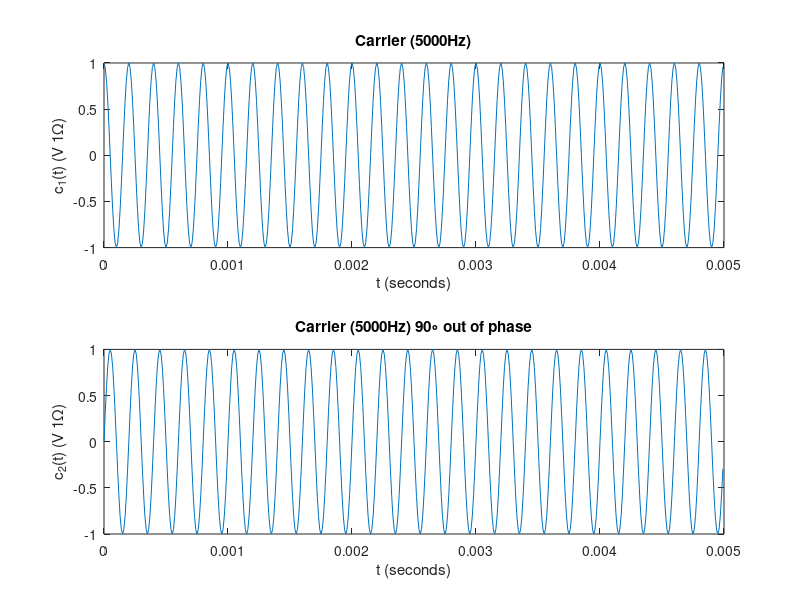
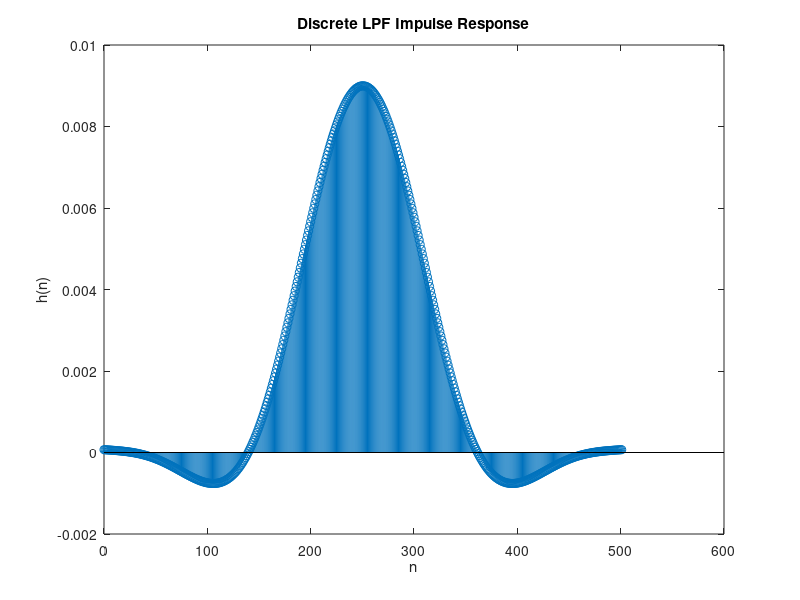
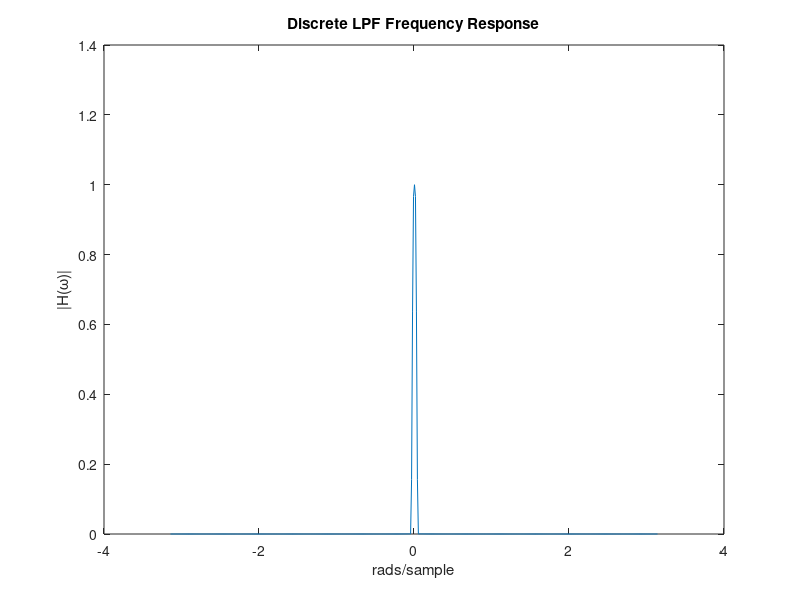
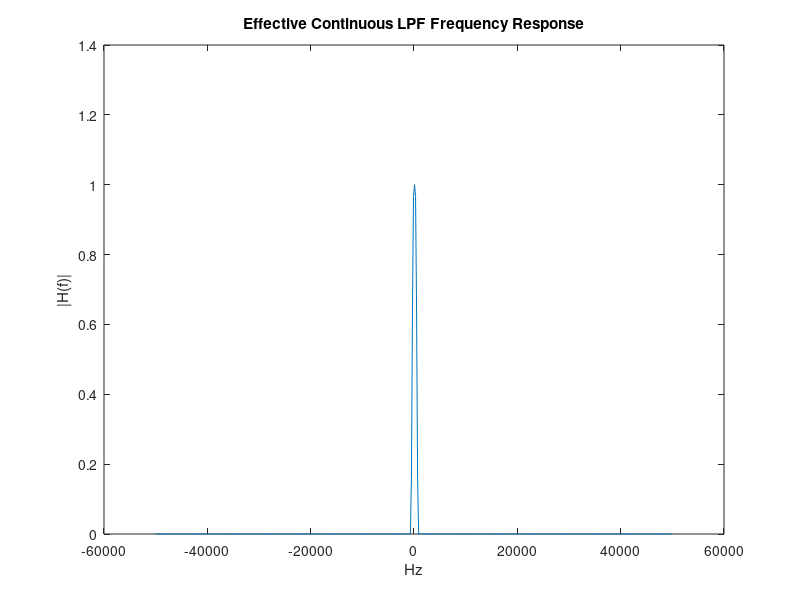

The MATLAB script that drew these images, in order:
%%%% Amplitude Modulation Simulation %%%%

clear 
close all
clc


%% Generate sampled 5000Hz Carrier 

% Set carrier frequency
carrier_freq = 5000;

% Set sampling frequency (must be > 2X highest frequency component in
% simulation)
sampling_frequency = 20*carrier_freq;
sampling_period = 1 / sampling_frequency;

% Set duration of simulation
num_samples = 10000;
total_time = sampling_period * num_samples;
time = linspace( 0, total_time, num_samples );

% Create carrier array
carrier = cos( 2 * pi * carrier_freq * time );

%generate other carrier - to demonstrate quadrature multiplexing
alt_carrier = sin( 2 * pi * carrier_freq * time);

% Plot carrier
figure
subplot(211);
plot( time(1:500), carrier(1:500) )
xlabel('t (seconds)')
ylabel('c_1(t) (V 1\Omega)')
title('Carrier (5000Hz)')

%plot carrier that is 90 degrees out of phase
subplot(212);
plot(time(1:500),alt_carrier(1:500));
xlabel('t (seconds)');
ylabel( 'c_2(t) (V 1\Omega)');
title('Carrier (5000Hz) 90\circ out of phase');


%% Generate LPF 

% Can also use fdatool.m
fir_length = 501;
message_freq_max = 500; % Hz
normalized_freq = message_freq_max / (sampling_frequency/2);
h = fir1( fir_length, normalized_freq );

%make second filter much lower frequency - easier distinction in output -
%would ( and does ) still work with same filter
message_freq_max = 300; %Hz
normalized_freq2 = message_freq_max / (sampling_frequency/2);
h2 = fir1( fir_length, normalized_freq2 );

% Plot impulse response
figure
stem( 0 : length(h)-1, h )
xlabel('n');
ylabel('h(n)');
title('Discrete LPF Impulse Response');

% Plot discrete frequency response
H = abs( fftshift( fft( h, min(length(h),1024) ) ) );
figure
plot( linspace(-pi,pi,length(H)), H )
xlabel('rads/sample');
ylabel('|H(\omega)|');
title('Discrete LPF Frequency Response');

% Plot effectice continuous frequency response
figure
plot( linspace(-sampling_frequency/2,sampling_frequency/2,length(H)), H )
xlabel('Hz');
ylabel('|H(f)|');
title('Effective Continuous LPF Frequency Response');

%% Generate message bandlimited to 500 Hz

randn('seed',20);
message = randn( 1, num_samples );
message = conv2( message, h, 'same' );

%Generate second message to encode in quadrature phase-shifted carrier
randn('seed',1800);
quadrature_message = randn(1,num_samples);
quadrature_message = 2*conv2(quadrature_message,h2,'same');

% Optional DSB-LC
% message = message + .25;  

% % Sinusoidal message
% message = cos( 2 * pi * 100 * time );
% message = message + 1.2;


% plot message
figure
subplot(211);
plot( time, message )
xlabel('t (seconds)')
ylabel('f(t) (V 1\Omega)')
title('Bandlimited Message Signal (< 500Hz)')

subplot(212);
plot( time, quadrature_message );
xlabel('t ( seconds)');
ylabel('f(t) V 1\Omega)');
title('Bandlimited Message Signal (< 500Hz)');

figure
periodogram( message, [], 8192, sampling_frequency );
title('Power Spectral Density of Bandlimited Message ');
hold on;
periodogram ( quadrature_message, [], 8192, sampling_frequency);
hold off;


%% Perform AM Modulation (DSB-SC) 

%add 
modulated_carrier = message .* carrier;
modulated_quad = quadrature_message .* alt_carrier;

% display the modulated carrier
figure
subplot(211);
plot( time, modulated_carrier, 'b', time, message, 'r-' )
xlabel('t (seconds)')
ylabel('x(t) (V 1\Omega)');
axis tight
legend('Modulated Carrier','Original Message')
title('DSB-SC Modulation')
subplot(212);
plot( time, modulated_quad, 'b', time, quadrature_message, 'r-');
xlabel('t (seconds)');
ylabel('x(t) (V 1\Omega)');
axis tight;
legend('Modulated Carrier', 'Original Message');


% display PSD of modulated carrier
figure
subplot(211);
periodogram( modulated_carrier, [], 8192, sampling_frequency );
title('Power Spectral Density of Modulated Carrier');
subplot(212);
periodogram (modulated_quad, [], 8192 , sampling_frequency );
title('Power Spectral Density of Modulated Quadrature Carrier');

combined_carrier = modulated_carrier + modulated_quad;
figure;
periodogram ( combined_carrier, [], 8192, sampling_frequency);
title('Power Spectral Density of Combined Carrier');


%% Perform coherent demodulation 

received_and_mixed = combined_carrier .* carrier;
received_phase_shifted = combined_carrier .* alt_carrier;
demodulated_signal = conv2( received_and_mixed, 2*h, 'same' );
demodulated_quadrature = conv2 ( received_phase_shifted , 2*h2, 'same');

% display the demodulated signal and compare with message 
figure
subplot(211);
plot( time, demodulated_signal, 'b', time, message, 'r-' )
xlabel('t (seconds)')
ylabel('z(t) (V 1\Omega)');
axis tight
legend('Demodulated Signal','Original Message')
title('Coherent Demodulation')

subplot(212);
plot(time, demodulated_quadrature, 'b', time, quadrature_message,'r-');
xlabel('t (seconds)')
ylabel('z(t) (V 1\Omega)');
axis tight
legend('Demodulated Signal','Original Message')
title('Coherent Demodulation')



